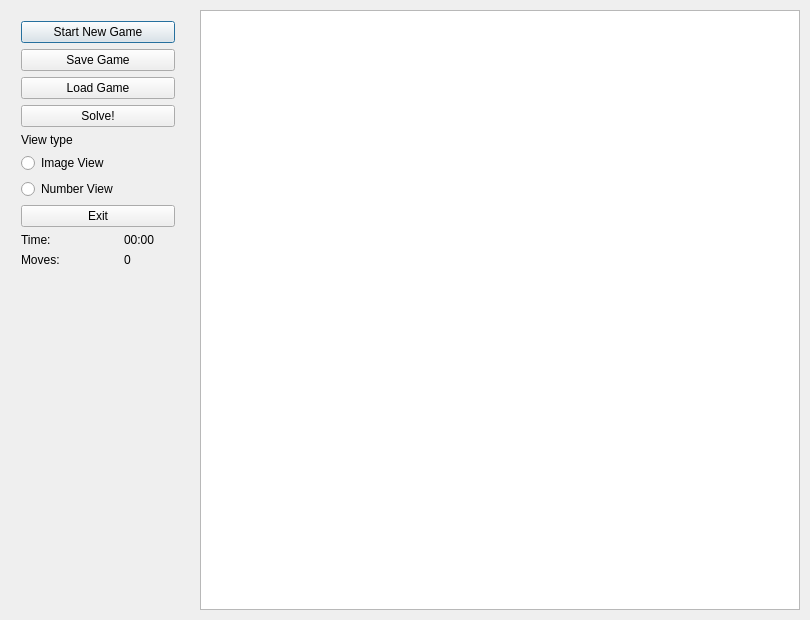
<?xml version="1.0" encoding="UTF-8"?>
<ui version="4.0">
 <class>Dialog</class>
 <widget class="QDialog" name="Dialog">
  <property name="geometry">
   <rect>
    <x>0</x>
    <y>0</y>
    <width>810</width>
    <height>620</height>
   </rect>
  </property>
  <property name="minimumSize">
   <size>
    <width>810</width>
    <height>620</height>
   </size>
  </property>
  <property name="maximumSize">
   <size>
    <width>810</width>
    <height>620</height>
   </size>
  </property>
  <property name="windowTitle">
   <string>Dialog</string>
  </property>
  <widget class="QWidget" name="">
   <property name="geometry">
    <rect>
     <x>10</x>
     <y>10</y>
     <width>176</width>
     <height>311</height>
    </rect>
   </property>
   <layout class="QFormLayout" name="formLayout">
    <item row="0" column="0" colspan="2">
     <widget class="QPushButton" name="StartNewGame_button">
      <property name="text">
       <string>Start New Game</string>
      </property>
     </widget>
    </item>
    <item row="1" column="0" colspan="2">
     <widget class="QPushButton" name="SaveGame_button">
      <property name="text">
       <string>Save Game</string>
      </property>
     </widget>
    </item>
    <item row="2" column="0" colspan="2">
     <widget class="QPushButton" name="LoadGame_button">
      <property name="text">
       <string>Load Game</string>
      </property>
     </widget>
    </item>
    <item row="3" column="0" colspan="2">
     <widget class="QPushButton" name="Solve_button">
      <property name="text">
       <string>Solve!</string>
      </property>
     </widget>
    </item>
    <item row="4" column="0">
     <widget class="QLabel" name="View_type_label">
      <property name="text">
       <string>View type</string>
      </property>
     </widget>
    </item>
    <item row="5" column="0">
     <widget class="QRadioButton" name="ImageViewRadionButton">
      <property name="text">
       <string>Image View</string>
      </property>
     </widget>
    </item>
    <item row="6" column="0">
     <widget class="QRadioButton" name="NumberViewRadionButton">
      <property name="text">
       <string>Number View</string>
      </property>
     </widget>
    </item>
    <item row="7" column="0" colspan="2">
     <widget class="QPushButton" name="Exit_button">
      <property name="text">
       <string>Exit</string>
      </property>
     </widget>
    </item>
    <item row="8" column="0">
     <widget class="QLabel" name="Time_label">
      <property name="text">
       <string>Time:</string>
      </property>
     </widget>
    </item>
    <item row="8" column="1">
     <widget class="QLabel" name="label">
      <property name="text">
       <string>00:00</string>
      </property>
     </widget>
    </item>
    <item row="9" column="0">
     <widget class="QLabel" name="MovesLabel">
      <property name="text">
       <string>Moves: </string>
      </property>
     </widget>
    </item>
    <item row="9" column="1">
     <widget class="QLabel" name="Moves_count">
      <property name="text">
       <string>0</string>
      </property>
     </widget>
    </item>
   </layout>
  </widget>
  <widget class="QGraphicsView" name="BoardView">
   <property name="enabled">
    <bool>true</bool>
   </property>
   <property name="geometry">
    <rect>
     <x>200</x>
     <y>10</y>
     <width>600</width>
     <height>600</height>
    </rect>
   </property>
   <property name="minimumSize">
    <size>
     <width>600</width>
     <height>600</height>
    </size>
   </property>
   <property name="maximumSize">
    <size>
     <width>600</width>
     <height>600</height>
    </size>
   </property>
  </widget>
 </widget>
 <layoutdefault spacing="6" margin="11"/>
 <resources/>
 <connections/>
</ui>
